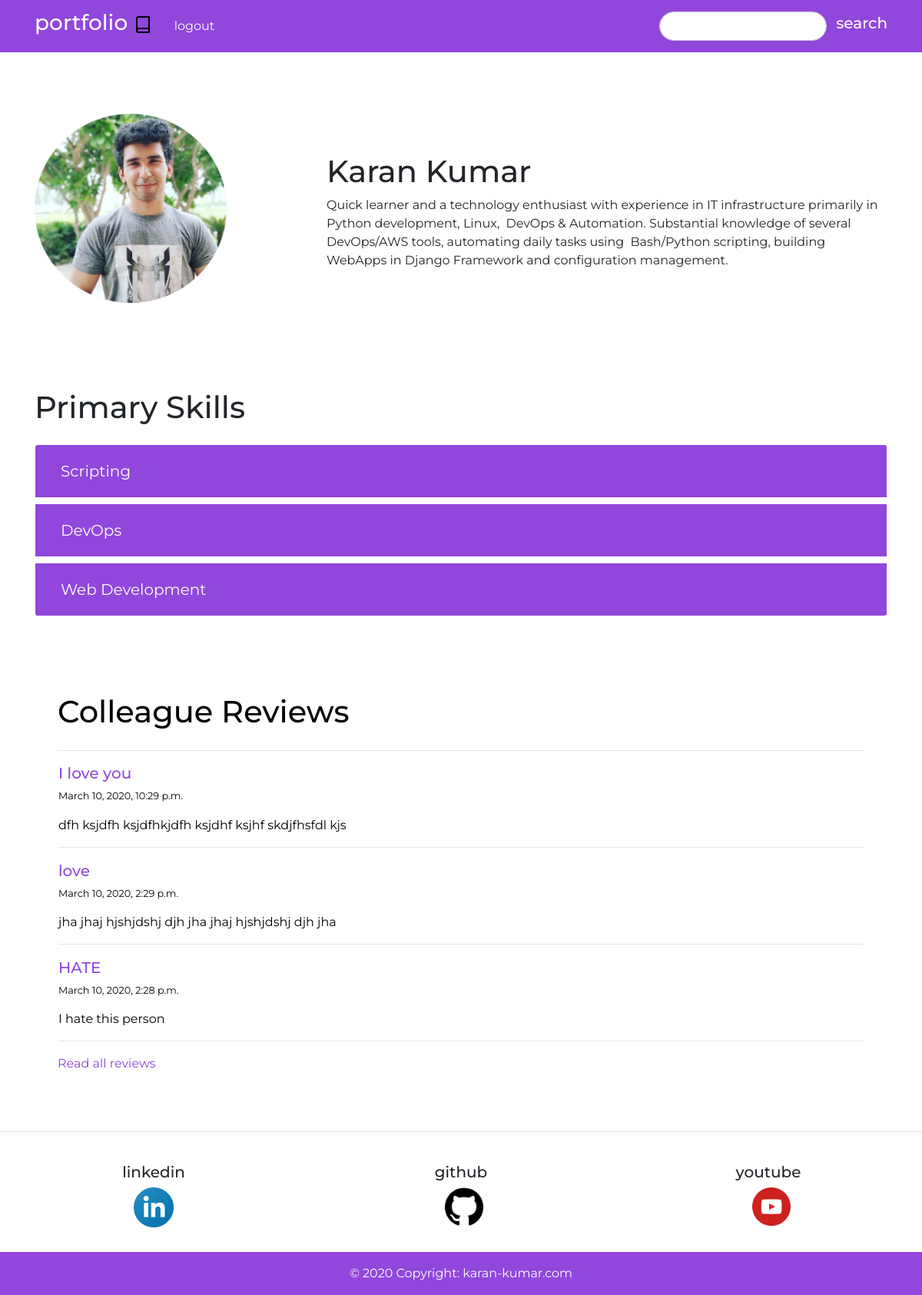
The app's page /articles (signed in) with its own data.
### articles/models.py (models this page shows, shortened)
class Article(models.Model):
    title = models.CharField(max_length=50)
    slug = models.SlugField()
    body = models.TextField()
    date = models.DateTimeField(auto_now_add=True)
    author = models.ForeignKey(User, on_delete=models.CASCADE, default=None)
    def snippet(self):
    	return self.body[:50]

### articles/views.py (the view)
# urls.py: path('', views.articles_list, name='articles_list'),
def articles_list(request):
    posts = Article.objects.all().order_by('-date')
    context = {
        'posts': posts[:3], 'range': range(3)
    }
    return render(request, 'articles/articles_list.html', context)

### articles/templates/articles/articles_list.html (shortened to what this page needs)
{% extends 'articles/base.html' %}
{% block content %}
<div class="my-bio container my-3">
	<div class="row align-items-center mb-5">
		<div class="col-md-4 col-xs-3 colalign-self-stretch mt-3 pb-4">
			<img src="static/img.jpg" width="250px"></br>
		</div>
		<div class="col-md-8  col-xs-6 pt-3">
			<h1>Karan Kumar</h1>
			<p>Quick learner and a technology enthusiast with experience in IT infrastructure primarily in Python development, Linux,  DevOps & Automation. Substantial knowledge of several  DevOps/AWS tools,  automating daily tasks using  Bash/Python scripting, building WebApps in Django Framework  and configuration management. </p>
		</div>
	</div>
</div>
<div class="container mt-3"  id="skills">
	<h1 class="skills mb-4">Primary Skills</h1>
	<div class="accordion" id="accordionExample">
		<div class="card my-2">
		  <div class="card-header" id="headingOne">
			<h2 class="mb-0">
			  <button class="btn btn-link collapsed skill-head" type="button" data-toggle="collapse" data-target="#collapseOne" aria-expanded="false" aria-controls="collapseOne">
				Scripting
			  </button>
			</h2>
		  </div>
		</div>
		<div class="card my-2">
		  <div class="card-header" id="headingTwo">
			<h2 class="mb-0">
			  <button class="btn btn-link collapsed skill-head" type="button" data-toggle="collapse" data-target="#collapseTwo" aria-expanded="false" aria-controls="collapseTwo">
				DevOps
			  </button>
			</h2>
		  </div>
		</div>
		<div class="card my-2">
		  <div class="card-header" id="headingThree">
			<h2 class="mb-0">
			  <button class="btn btn-link collapsed skill-head" type="button" data-toggle="collapse" data-target="#collapseThree" aria-expanded="false" aria-controls="collapseThree">
				Web Development
			  </button>
			</h2>
		  </div>
		</div>
	  </div>
</div>
<div class="bg-custom">
	<div class="container">
		<h1 class="article-list">Colleague Reviews</h1><hr>
		{% for post in posts %}
			<div class="card">
				<h5 class="title"><a class="tits" href="{% url 'this_post' post_id=post.id %}" style="text-decoration: none;">{{ post.title }}</a></h5>
				<p class='small'>{{ post.date }}</p>
				<p1>{{ post.snippet }}</p1>
				<hr>
			</div>
		{% endfor %}
		<a class = "see-more" style="text-decoration: none;" href="{%url 'all_reviews'%}">Read all reviews</a>
	</div>
</div>
{% endblock %}

### static/style.css (style rules this page uses)
a.tits { color: #9147db !important; }
.bg-custom { background-color: #ffffff; width: 100%; height: 100%; padding: 5%; color: black; font-family: 'Montserrat'; }
.article-list { font-family: 'Montserrat'; padding-bottom: 1%; padding-top: 3%; }
.my-bio { font-family: 'Montserrat'; padding-top: 2%; padding-bottom: 2%; }
#skills { font-family: 'Montserrat' !important; }
.card-header { background-color: #9147db !important; }
.card { border-color: white !important; }
.skill-head { color: white !important; text-decoration-color: #9147db !important; font-size: 20px !important; text-decoration: none !important; }
body { font-family: 'Montserrat' !important; }
a.see-more { color: #9147db !important; }

### records on screen
Article: title "I love you", date "March 10, 2020, 10:29 p.m.", snippet "dfh ksjdfh ksjdfhkjdfh ksjdhf ksjhf skdjfhsfdl kjs"
Article: title "love", date "March 10, 2020, 2:29 p.m.", snippet "jha jhaj hjshjdshj djh jha jhaj hjshjdshj djh jha"
Article: title "HATE", date "March 10, 2020, 2:28 p.m.", snippet "I hate this person"
